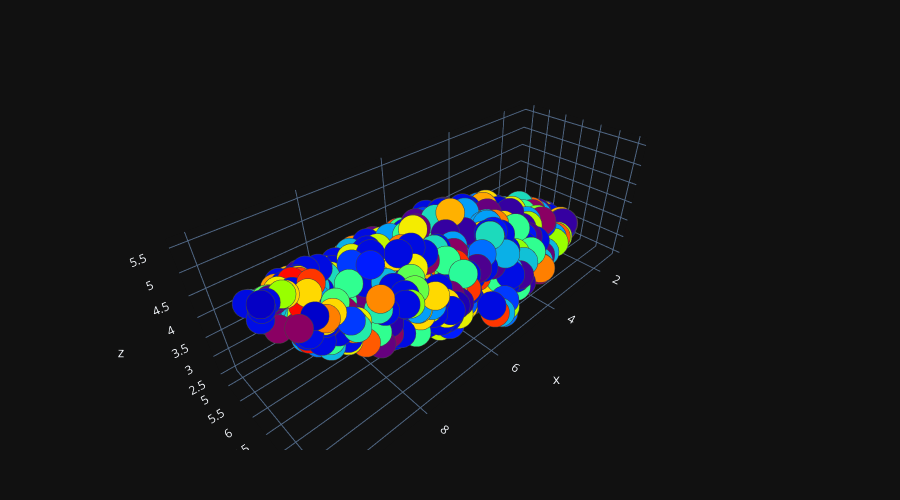

The notebook cell saved with this chart:
### Code cell
plot_3d(reducer.embedding_[:, 0],reducer.embedding_[:, 1],reducer.embedding_[:, 2])

### Figure 1 — Plotly figure (JSON) as saved in the notebook; plotly's stock layout.template omitted (floating-point values rounded to 4 significant figures; data arrays with more than 128 entries replaced by an {"elided": "..."} marker saying what was removed)
{"data": [{"marker": {"color": {"elided": "943 int values"}, "colorscale": [[0, "rgb(150,0,90)"], [0.125, "rgb(0,0,200)"], [0.25, "rgb(0,25,255)"], [0.375, "rgb(0,152,255)"], [0.5, "rgb(44,255,150)"], [0.625, "rgb(151,255,0)"], [0.75, "rgb(255,234,0)"], [0.875, "rgb(255,111,0)"], [1, "rgb(255,0,0)"]], "line": {"width": 1}, "opacity": 1, "size": 10}, "mode": "markers", "type": "scatter3d", "x": {"elided": "943 float values"}, "y": {"elided": "943 float values"}, "z": {"elided": "943 float values"}}], "layout": {"height": 500, "margin": {"b": 50, "l": 50, "r": 50, "t": 50}, "width": 900}}
